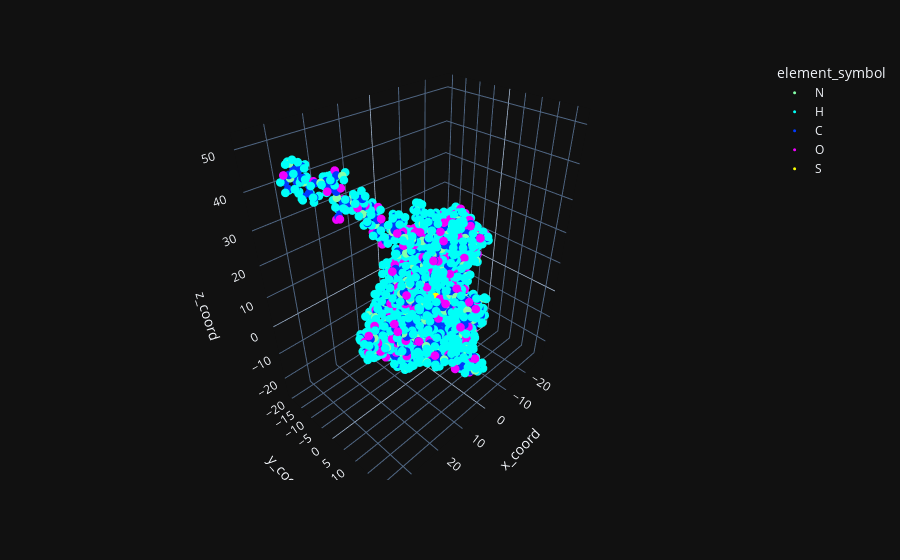

Here is the notebook cell this chart was saved with:
### Code cell
import plotly.express as px

fig = px.scatter_3d(atom_df, x="x_coord",
                    y="y_coord",
                    z="z_coord",
                    color="element_symbol",
                    color_discrete_sequence=["#84FFA9", "#00FFF7", "#003AFF", "#F000FF", "#FBFF00"])
fig.update_traces(marker=dict(size=3))
fig.update_coloraxes(showscale=False)
fig.update_layout(template="plotly_dark")
fig.show()

### Figure 1 — Plotly figure (JSON) as saved in the notebook; plotly's stock layout.template omitted (floating-point values rounded to 4 significant figures; data arrays with more than 128 entries replaced by an {"elided": "..."} marker saying what was removed)
{"data": [{"hovertemplate": "element_symbol=N<br>x_coord=%{x}<br>y_coord=%{y}<br>z_coord=%{z}<extra></extra>", "legendgroup": "N", "marker": {"color": "#84FFA9", "size": 3, "symbol": "circle"}, "mode": "markers", "name": "N", "scene": "scene", "showlegend": true, "type": "scatter3d", "x": {"elided": "292 float values"}, "y": {"elided": "292 float values"}, "z": {"elided": "292 float values"}}, {"hovertemplate": "element_symbol=H<br>x_coord=%{x}<br>y_coord=%{y}<br>z_coord=%{z}<extra></extra>", "legendgroup": "H", "marker": {"color": "#00FFF7", "size": 3, "symbol": "circle"}, "mode": "markers", "name": "H", "scene": "scene", "showlegend": true, "type": "scatter3d", "x": {"elided": "1629 float values"}, "y": {"elided": "1629 float values"}, "z": {"elided": "1629 float values"}}, {"hovertemplate": "element_symbol=C<br>x_coord=%{x}<br>y_coord=%{y}<br>z_coord=%{z}<extra></extra>", "legendgroup": "C", "marker": {"color": "#003AFF", "size": 3, "symbol": "circle"}, "mode": "markers", "name": "C", "scene": "scene", "showlegend": true, "type": "scatter3d", "x": {"elided": "1062 float values"}, "y": {"elided": "1062 float values"}, "z": {"elided": "1062 float values"}}, {"hovertemplate": "element_symbol=O<br>x_coord=%{x}<br>y_coord=%{y}<br>z_coord=%{z}<extra></extra>", "legendgroup": "O", "marker": {"color": "#F000FF", "size": 3, "symbol": "circle"}, "mode": "markers", "name": "O", "scene": "scene", "showlegend": true, "type": "scatter3d", "x": {"elided": "330 float values"}, "y": {"elided": "330 float values"}, "z": {"elided": "330 float values"}}, {"hovertemplate": "element_symbol=S<br>x_coord=%{x}<br>y_coord=%{y}<br>z_coord=%{z}<extra></extra>", "legendgroup": "S", "marker": {"color": "#FBFF00", "size": 3, "symbol": "circle"}, "mode": "markers", "name": "S", "scene": "scene", "showlegend": true, "type": "scatter3d", "x": [2.837, 0.534, 4.82, 0.174], "y": [5.08, 12.54, 4.58, 14.44], "z": [5.669, -0.44, 5.541, 0.208]}], "layout": {"coloraxis": {"showscale": false}, "legend": {"title": {"text": "element_symbol"}, "tracegroupgap": 0}, "margin": {"t": 60}, "scene": {"domain": {"x": [0, 1], "y": [0, 1]}, "xaxis": {"title": {"text": "x_coord"}}, "yaxis": {"title": {"text": "y_coord"}}, "zaxis": {"title": {"text": "z_coord"}}}}}
